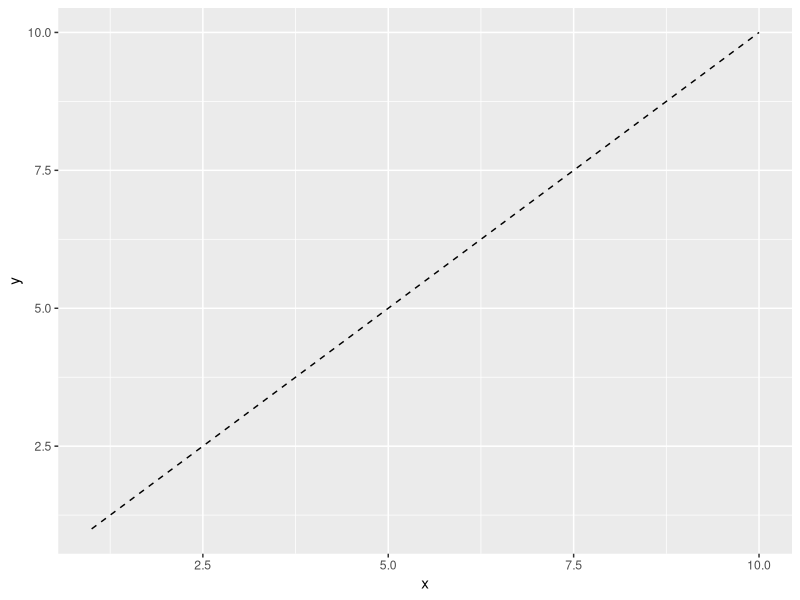
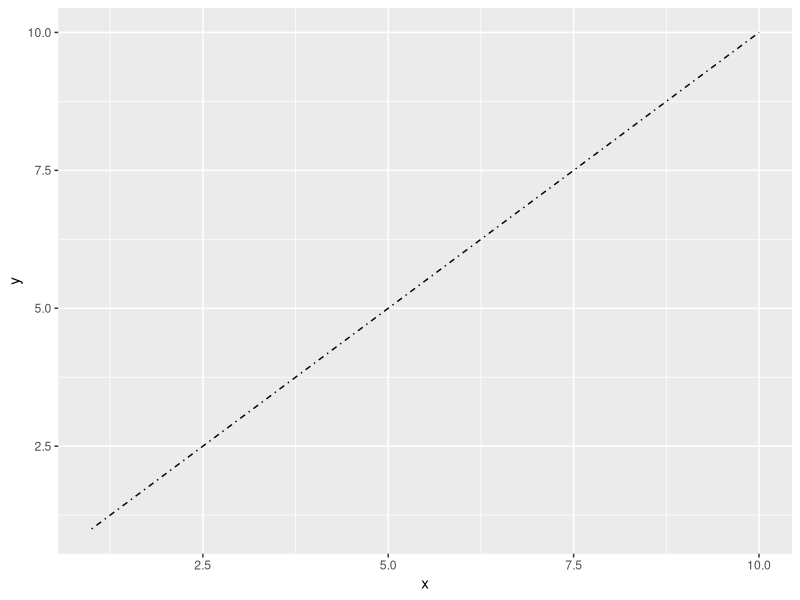
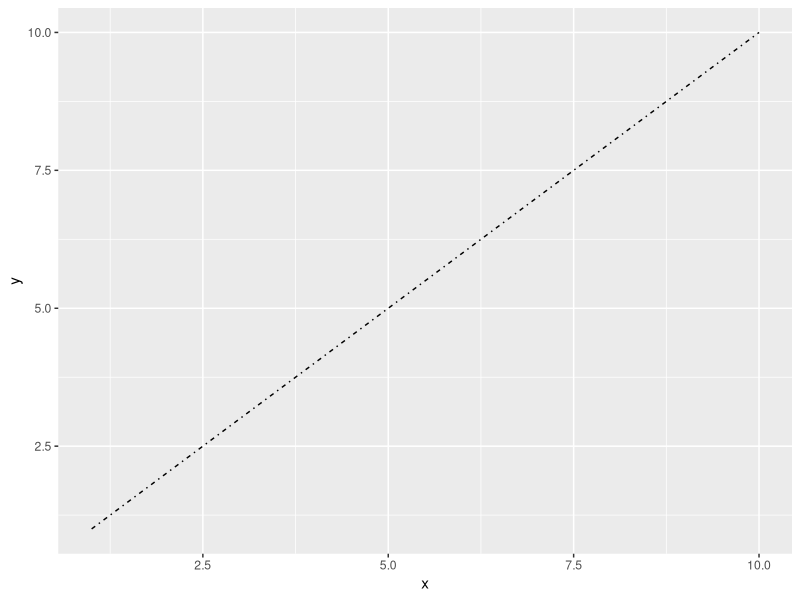
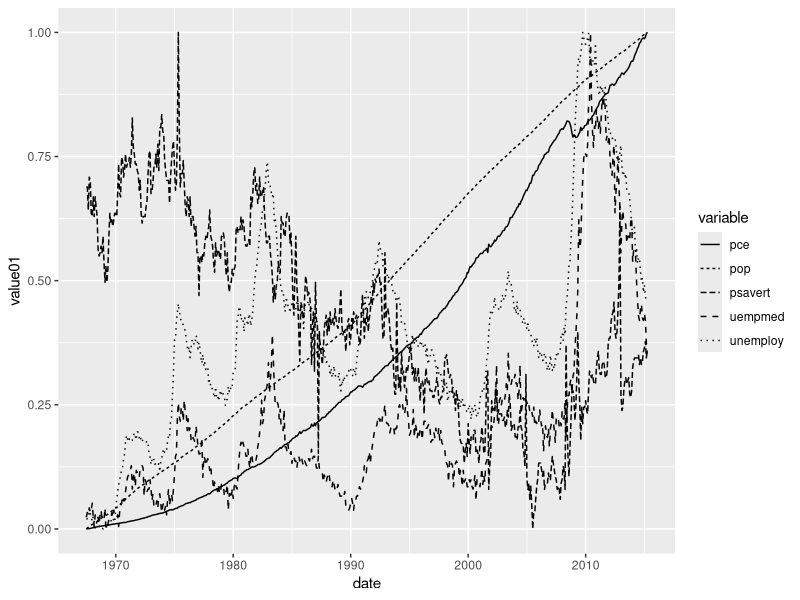
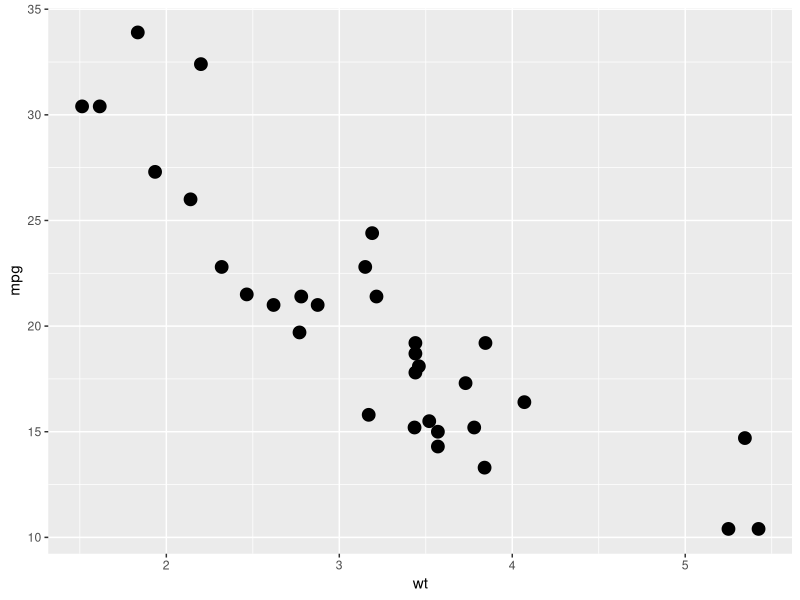
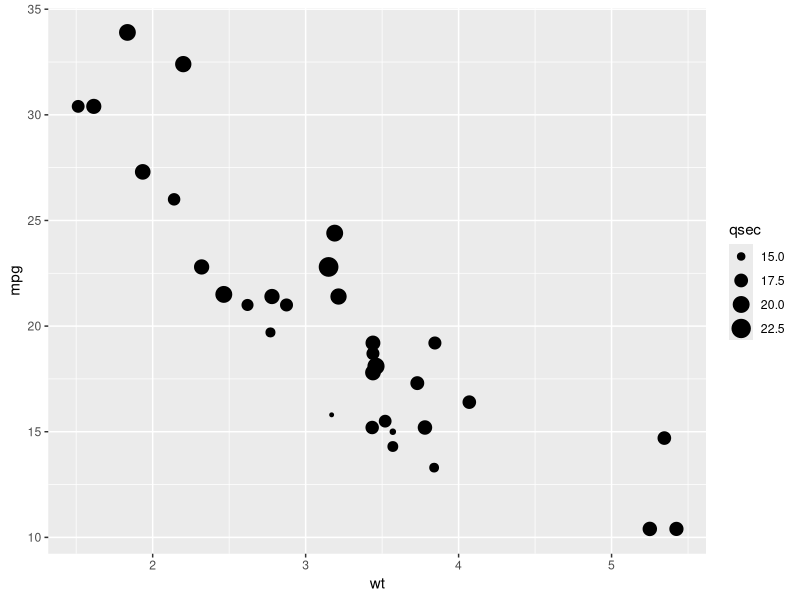
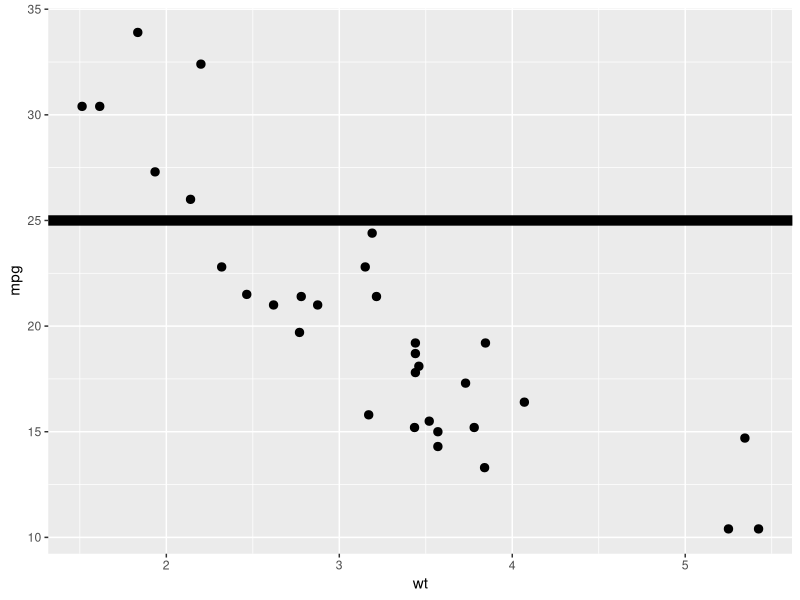
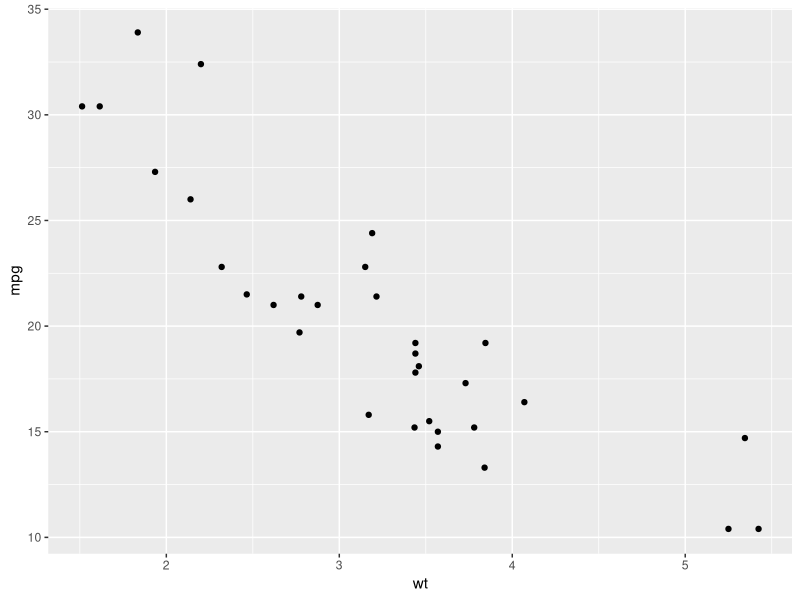

These figures' R source, in order:
library(ggplot2)


### Name: aes_linetype_size_shape
### Title: Differentiation related aesthetics: linetype, size, shape
### Aliases: aes_linetype_size_shape linetype size shape

### ** Examples


# Line types should be specified with either an integer, a name, or with a string of
# an even number (up to eight) of hexadecimal digits which give the lengths in
# consecutive positions in the string.
# 0 = blank, 1 = solid, 2 = dashed, 3 = dotted, 4 = dotdash, 5 = longdash, 6 = twodash

# Data
df <- data.frame(x = 1:10 , y = 1:10)
f <- ggplot(df, aes(x, y))
f + geom_line(linetype = 2)
f + geom_line(linetype = "dotdash")

# An example with hex strings, the string "33" specifies three units on followed
# by three off and "3313" specifies three units on followed by three off followed
# by one on and finally three off.
f + geom_line(linetype = "3313")

# Mapping line type from a variable
ggplot(economics_long, aes(date, value01)) +
  geom_line(aes(linetype = variable))

# Size examples
# Should be specified with a numerical value (in millimetres),
# or from a variable source
p <- ggplot(mtcars, aes(wt, mpg))
p + geom_point(size = 4)
p + geom_point(aes(size = qsec))
p + geom_point(size = 2.5) +
  geom_hline(yintercept = 25, size = 3.5)

# Shape examples
# Shape takes four types of values: an integer in [0, 25],
# a single character-- which uses that character as the plotting symbol,
# a . to draw the smallest rectangle that is visible (i.e., about one pixel)
# an NA to draw nothing
p + geom_point()
p + geom_point(shape = 5)
p + geom_point(shape = "k", size = 3)
p + geom_point(shape = ".")
p + geom_point(shape = NA)

# Shape can also be mapped from a variable
p + geom_point(aes(shape = factor(cyl)))

# A look at all 25 symbols
df2 <- data.frame(x = 1:5 , y = 1:25, z = 1:25)
s <- ggplot(df2, aes(x, y))
s + geom_point(aes(shape = z), size = 4) +
  scale_shape_identity()
# While all symbols have a foreground colour, symbols 19-25 also take a
# background colour (fill)
s + geom_point(aes(shape = z), size = 4, colour = "Red") +
  scale_shape_identity()
s + geom_point(aes(shape = z), size = 4, colour = "Red", fill = "Black") +
  scale_shape_identity()
